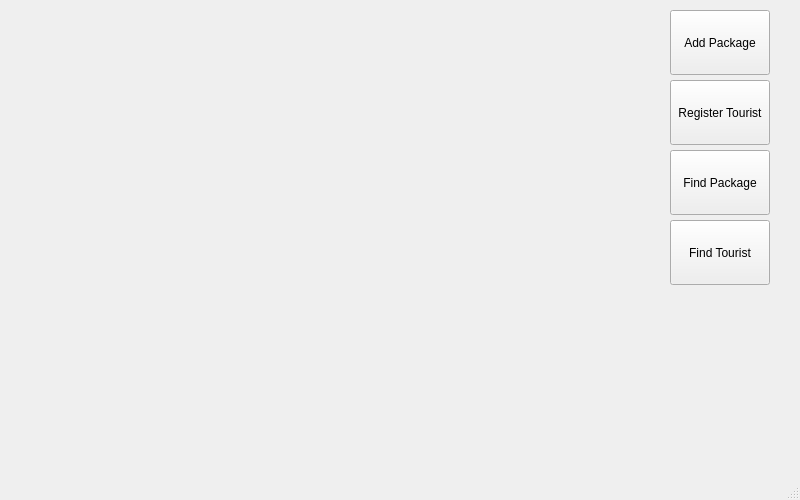
<?xml version="1.0" encoding="UTF-8"?>
<ui version="4.0">
 <class>MainWindow</class>
 <widget class="QMainWindow" name="MainWindow">
  <property name="geometry">
   <rect>
    <x>0</x>
    <y>0</y>
    <width>800</width>
    <height>500</height>
   </rect>
  </property>
  <property name="maximumSize">
   <size>
    <width>800</width>
    <height>500</height>
   </size>
  </property>
  <property name="windowTitle">
   <string>MyTouristManager 1.0</string>
  </property>
  <widget class="QWidget" name="centralwidget">
   <widget class="QPushButton" name="pushButton">
    <property name="geometry">
     <rect>
      <x>670</x>
      <y>10</y>
      <width>100</width>
      <height>65</height>
     </rect>
    </property>
    <property name="maximumSize">
     <size>
      <width>100</width>
      <height>65</height>
     </size>
    </property>
    <property name="text">
     <string>Add Package</string>
    </property>
   </widget>
   <widget class="QPushButton" name="pushButton_2">
    <property name="geometry">
     <rect>
      <x>670</x>
      <y>80</y>
      <width>100</width>
      <height>65</height>
     </rect>
    </property>
    <property name="maximumSize">
     <size>
      <width>100</width>
      <height>65</height>
     </size>
    </property>
    <property name="text">
     <string>Register Tourist</string>
    </property>
   </widget>
   <widget class="QPushButton" name="pushButton_3">
    <property name="geometry">
     <rect>
      <x>670</x>
      <y>150</y>
      <width>100</width>
      <height>65</height>
     </rect>
    </property>
    <property name="maximumSize">
     <size>
      <width>100</width>
      <height>65</height>
     </size>
    </property>
    <property name="text">
     <string>Find Package</string>
    </property>
   </widget>
   <widget class="QPushButton" name="pushButton_4">
    <property name="geometry">
     <rect>
      <x>670</x>
      <y>220</y>
      <width>100</width>
      <height>65</height>
     </rect>
    </property>
    <property name="maximumSize">
     <size>
      <width>100</width>
      <height>65</height>
     </size>
    </property>
    <property name="text">
     <string>Find Tourist</string>
    </property>
   </widget>
  </widget>
  <widget class="QMenuBar" name="menubar">
   <property name="geometry">
    <rect>
     <x>0</x>
     <y>0</y>
     <width>800</width>
     <height>21</height>
    </rect>
   </property>
  </widget>
  <widget class="QStatusBar" name="statusbar"/>
 </widget>
 <resources/>
 <connections/>
</ui>
